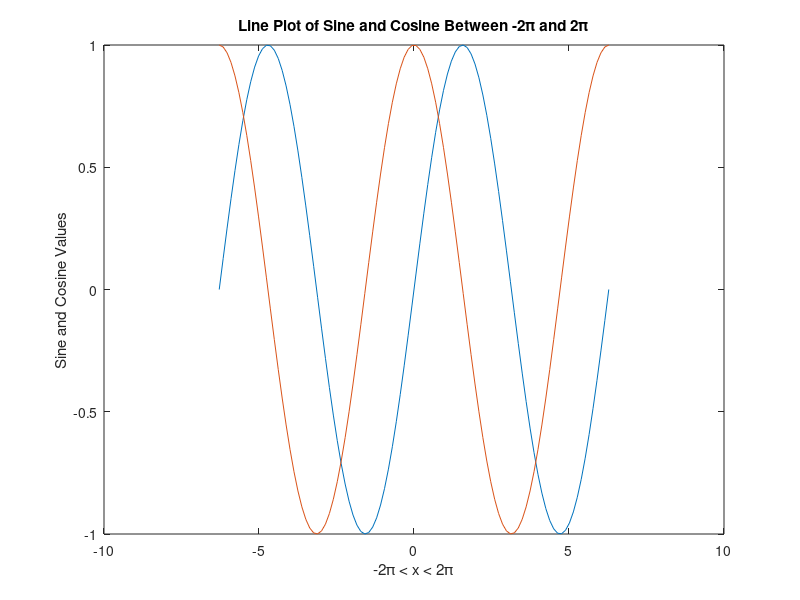

This chart was generated by the following MATLAB code:
x = linspace(-2*pi,2*pi,100);
y1 = sin(x);
y2 = cos(x);
figure
plot(x,y1,x,y2)
title('Line Plot of Sine and Cosine Between -2\pi and 2\pi')
xlabel('-2\pi < x < 2\pi') 
ylabel('Sine and Cosine Values') 